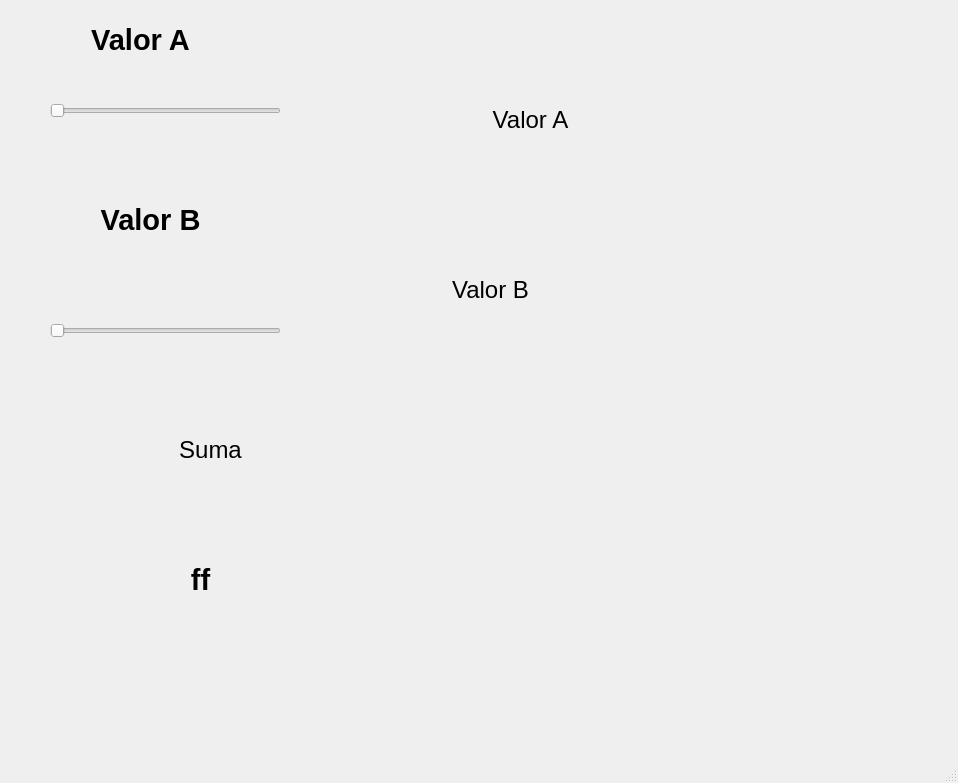
<?xml version="1.0" encoding="UTF-8"?>
<ui version="4.0">
 <class>MainWindow</class>
 <widget class="QMainWindow" name="MainWindow">
  <property name="geometry">
   <rect>
    <x>0</x>
    <y>0</y>
    <width>958</width>
    <height>783</height>
   </rect>
  </property>
  <property name="windowTitle">
   <string>MainWindow</string>
  </property>
  <widget class="QWidget" name="centralwidget">
   <widget class="QLabel" name="label">
    <property name="geometry">
     <rect>
      <x>30</x>
      <y>20</y>
      <width>111</width>
      <height>16</height>
     </rect>
    </property>
    <property name="text">
     <string/>
    </property>
   </widget>
   <widget class="QLabel" name="label_2">
    <property name="geometry">
     <rect>
      <x>460</x>
      <y>430</y>
      <width>491</width>
      <height>311</height>
     </rect>
    </property>
    <property name="text">
     <string/>
    </property>
    <property name="pixmap">
     <pixmap resource="recursos.qrc">:/prefijoNuevo/Capturadepantalla2023-01-06.png</pixmap>
    </property>
    <property name="scaledContents">
     <bool>true</bool>
    </property>
   </widget>
   <widget class="QLabel" name="txt_resultado">
    <property name="geometry">
     <rect>
      <x>100</x>
      <y>520</y>
      <width>201</width>
      <height>121</height>
     </rect>
    </property>
    <property name="font">
     <font>
      <pointsize>36</pointsize>
      <weight>75</weight>
      <bold>true</bold>
     </font>
    </property>
    <property name="text">
     <string>&lt;html&gt;&lt;head/&gt;&lt;body&gt;&lt;p align=&quot;center&quot;&gt;&lt;span style=&quot; font-size:22pt;&quot;&gt;ff&lt;/span&gt;&lt;/p&gt;&lt;/body&gt;&lt;/html&gt;</string>
    </property>
   </widget>
   <widget class="QSlider" name="slider_A">
    <property name="geometry">
     <rect>
      <x>50</x>
      <y>70</y>
      <width>231</width>
      <height>81</height>
     </rect>
    </property>
    <property name="orientation">
     <enum>Qt::Horizontal</enum>
    </property>
   </widget>
   <widget class="QSlider" name="slider_B">
    <property name="geometry">
     <rect>
      <x>50</x>
      <y>290</y>
      <width>231</width>
      <height>81</height>
     </rect>
    </property>
    <property name="orientation">
     <enum>Qt::Horizontal</enum>
    </property>
   </widget>
   <widget class="QLabel" name="txt_valorA">
    <property name="geometry">
     <rect>
      <x>380</x>
      <y>70</y>
      <width>301</width>
      <height>101</height>
     </rect>
    </property>
    <property name="text">
     <string>&lt;html&gt;&lt;head/&gt;&lt;body&gt;&lt;p align=&quot;center&quot;&gt;&lt;span style=&quot; font-size:18pt;&quot;&gt;Valor A&lt;/span&gt;&lt;/p&gt;&lt;/body&gt;&lt;/html&gt;</string>
    </property>
   </widget>
   <widget class="QLabel" name="txt_valorB">
    <property name="geometry">
     <rect>
      <x>340</x>
      <y>240</y>
      <width>301</width>
      <height>101</height>
     </rect>
    </property>
    <property name="text">
     <string>&lt;html&gt;&lt;head/&gt;&lt;body&gt;&lt;p align=&quot;center&quot;&gt;&lt;span style=&quot; font-size:18pt;&quot;&gt;Valor B&lt;/span&gt;&lt;/p&gt;&lt;/body&gt;&lt;/html&gt;</string>
    </property>
   </widget>
   <widget class="QLabel" name="txt_resultado_2">
    <property name="geometry">
     <rect>
      <x>50</x>
      <y>160</y>
      <width>201</width>
      <height>121</height>
     </rect>
    </property>
    <property name="font">
     <font>
      <pointsize>36</pointsize>
      <weight>75</weight>
      <bold>true</bold>
     </font>
    </property>
    <property name="text">
     <string>&lt;html&gt;&lt;head/&gt;&lt;body&gt;&lt;p align=&quot;center&quot;&gt;&lt;span style=&quot; font-size:22pt;&quot;&gt;Valor B&lt;/span&gt;&lt;/p&gt;&lt;/body&gt;&lt;/html&gt;</string>
    </property>
   </widget>
   <widget class="QLabel" name="txt_valorB_2">
    <property name="geometry">
     <rect>
      <x>60</x>
      <y>400</y>
      <width>301</width>
      <height>101</height>
     </rect>
    </property>
    <property name="text">
     <string>&lt;html&gt;&lt;head/&gt;&lt;body&gt;&lt;p align=&quot;center&quot;&gt;&lt;span style=&quot; font-size:18pt;&quot;&gt;Suma&lt;/span&gt;&lt;/p&gt;&lt;/body&gt;&lt;/html&gt;</string>
    </property>
   </widget>
   <widget class="QLabel" name="txt_resultado_3">
    <property name="geometry">
     <rect>
      <x>40</x>
      <y>-20</y>
      <width>201</width>
      <height>121</height>
     </rect>
    </property>
    <property name="font">
     <font>
      <pointsize>36</pointsize>
      <weight>75</weight>
      <bold>true</bold>
     </font>
    </property>
    <property name="text">
     <string>&lt;html&gt;&lt;head/&gt;&lt;body&gt;&lt;p align=&quot;center&quot;&gt;&lt;span style=&quot; font-size:22pt;&quot;&gt;Valor A&lt;/span&gt;&lt;/p&gt;&lt;/body&gt;&lt;/html&gt;</string>
    </property>
   </widget>
  </widget>
  <widget class="QMenuBar" name="menubar">
   <property name="geometry">
    <rect>
     <x>0</x>
     <y>0</y>
     <width>958</width>
     <height>21</height>
    </rect>
   </property>
  </widget>
  <widget class="QStatusBar" name="statusbar"/>
 </widget>
 <resources>
  <include location="recursos.qrc"/>
 </resources>
 <connections/>
</ui>
